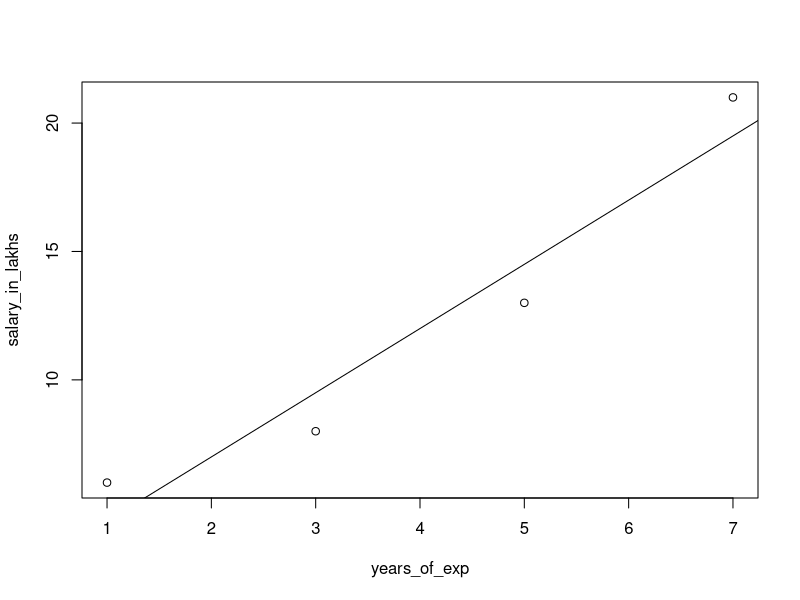

Write R code to recreate this figure.
years_of_exp = c(7,5,1,3)
salary_in_lakhs = c(21,13,6,8)
employee.data = data.frame(years_of_exp ,salary_in_lakhs)
employee.data
model = lm(salary_in_lakhs ~ years_of_exp, data= employee.data)
summary(model)
plot(salary_in_lakhs ~ years_of_exp, data = employee.data)
abline(model)